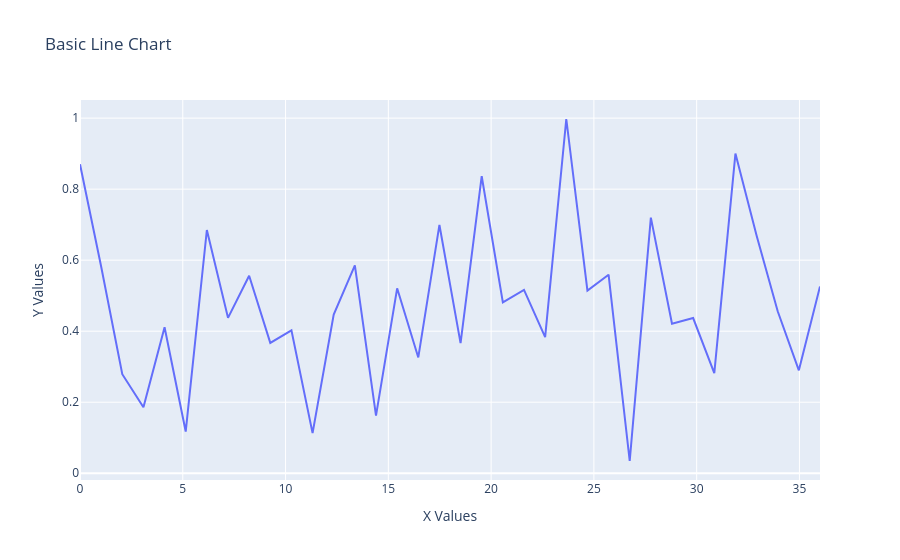

Notebook cell for this chart:
### Code cell
# Generate data
a = np.linspace(start=0, stop=36, num=36)

np.random.seed(25)
b = np.random.uniform(low=0.0, high=1.0, size=36)

# Create line chart
fig = go.Figure()

fig.add_trace(go.Scatter(
    x=a,
    y=b,
    mode="lines",
    name="Random Data"
))

# Add titles
fig.update_layout(
    title="Basic Line Chart",
    xaxis_title="X Values",
    yaxis_title="Y Values"
)

# Display chart
fig.show()

### Figure 1 — Plotly figure (JSON) as saved in the notebook; plotly's stock layout.template omitted (floating-point values rounded to 4 significant figures)
{"data": [{"mode": "lines", "name": "Random Data", "type": "scatter", "x": [0.0, 1.029, 2.057, 3.086, 4.114, 5.143, 6.171, 7.2, 8.229, 9.257, 10.29, 11.31, 12.34, 13.37, 14.4, 15.43, 16.46, 17.49, 18.51, 19.54, 20.57, 21.6, 22.63, 23.66, 24.69, 25.71, 26.74, 27.77, 28.8, 29.83, 30.86, 31.89, 32.91, 33.94, 34.97, 36.0], "y": [0.8701, 0.5823, 0.2788, 0.1859, 0.4111, 0.1174, 0.685, 0.4376, 0.5562, 0.3671, 0.4024, 0.113, 0.447, 0.5854, 0.162, 0.5207, 0.3261, 0.6992, 0.3664, 0.8364, 0.4813, 0.5165, 0.383, 0.9975, 0.5142, 0.5591, 0.03445, 0.7199, 0.421, 0.4369, 0.2817, 0.9003, 0.6696, 0.4561, 0.2898, 0.5258]}], "layout": {"title": {"text": "Basic Line Chart"}, "xaxis": {"title": {"text": "X Values"}}, "yaxis": {"title": {"text": "Y Values"}}}}
